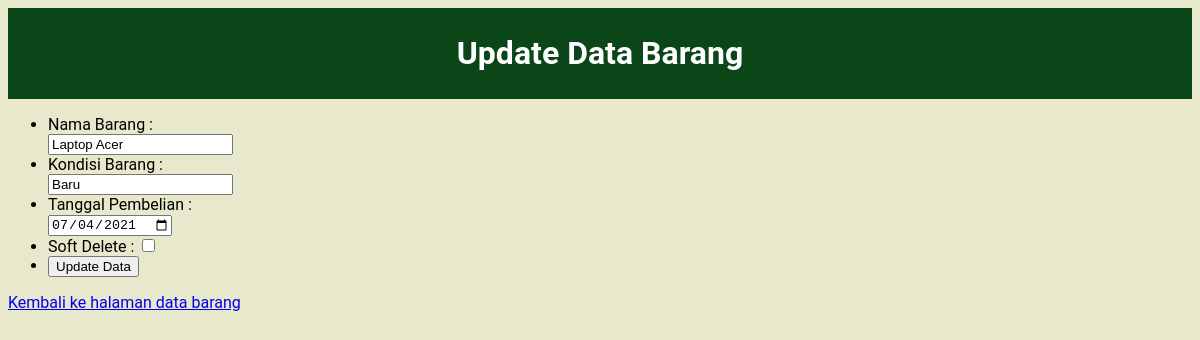
The app's page /update_barang.php?id=1 (signed in) with its own data.
### tables this page shows
CREATE TABLE `barang` (
  `kode_barang` int(20) NOT NULL,
  `nama_barang` varchar(50) NOT NULL,
  `kondisi_barang` varchar(50) NOT NULL,
  `tanggal_beli` date NOT NULL,
  `IS_DELETED` bit(1) NOT NULL DEFAULT b'0'
);

### functions.php (called while the page is built, shortened)
<?php
$conn = mysqli_connect("localhost","root","","inventaris_kantor");
function query($query) {
    global $conn;
    $result = mysqli_query($conn, $query);
    $rows = [];
    while ( $row = mysqli_fetch_assoc($result)) {
        $rows[] = $row;
    }
    return $rows;
}
?>

### update_barang.php (the view, shortened to what this page needs)
<?php
require 'functions.php';
$id = $_GET["id"];
$updatebarang = query("SELECT * FROM barang WHERE kode_barang = $id")[0];
?>
<!DOCTYPE html>
<html lang="en">
<head>
    <link rel="stylesheet" href="form.css">
</head>
<body>
    <div class="judul">
    <h1>Update Data Barang</h1>
    </div>
    <form action="" method="post">
        <ul>
                <li>
                    <label for="nama">Nama Barang : </label>
                    <input type="text" name="nama" id="nama" required
                    value="<?php echo $updatebarang["nama_barang"]?>">
                </li>
                <li>
                    <label for="kon">Kondisi Barang : </label>
                    <input type="text" name="kon" id="kon"
                    value="<?php echo $updatebarang["kondisi_barang"]?>">
                </li>
                <li>
                    <label for="tgl">Tanggal Pembelian : </label>
                    <input type="date" name="tgl" id="tgl" required
                    value="<?php echo $updatebarang["tanggal_beli"]?>">
                </li>
                <li>
                    <label for="bit">Soft Delete : </label>
                    <input type="checkbox" name="bit" id="bit"
                    value="<?php echo $updatebarang["IS_DELETED"]?>">
                </li>
                <li>
                    <button type="submit" name="submit">Update Data </button>
                </li>
        </ul>
    </form>
    <a href="data_barang.php">Kembali ke halaman data barang</a>
</body>
</html>

### form.css (style rules this page uses)
body { font-family: 'Roboto', sans-serif; background-color: #E8E8CC; }
.judul { background-color: #0B4619; color: white; padding: 5px 20px; margin-bottom: 10px; }
h1 { text-align:center; }
form { width: 200px }

### records on screen
barang: nama "Laptop Acer", kon "Baru", tgl "07/04/2021"
